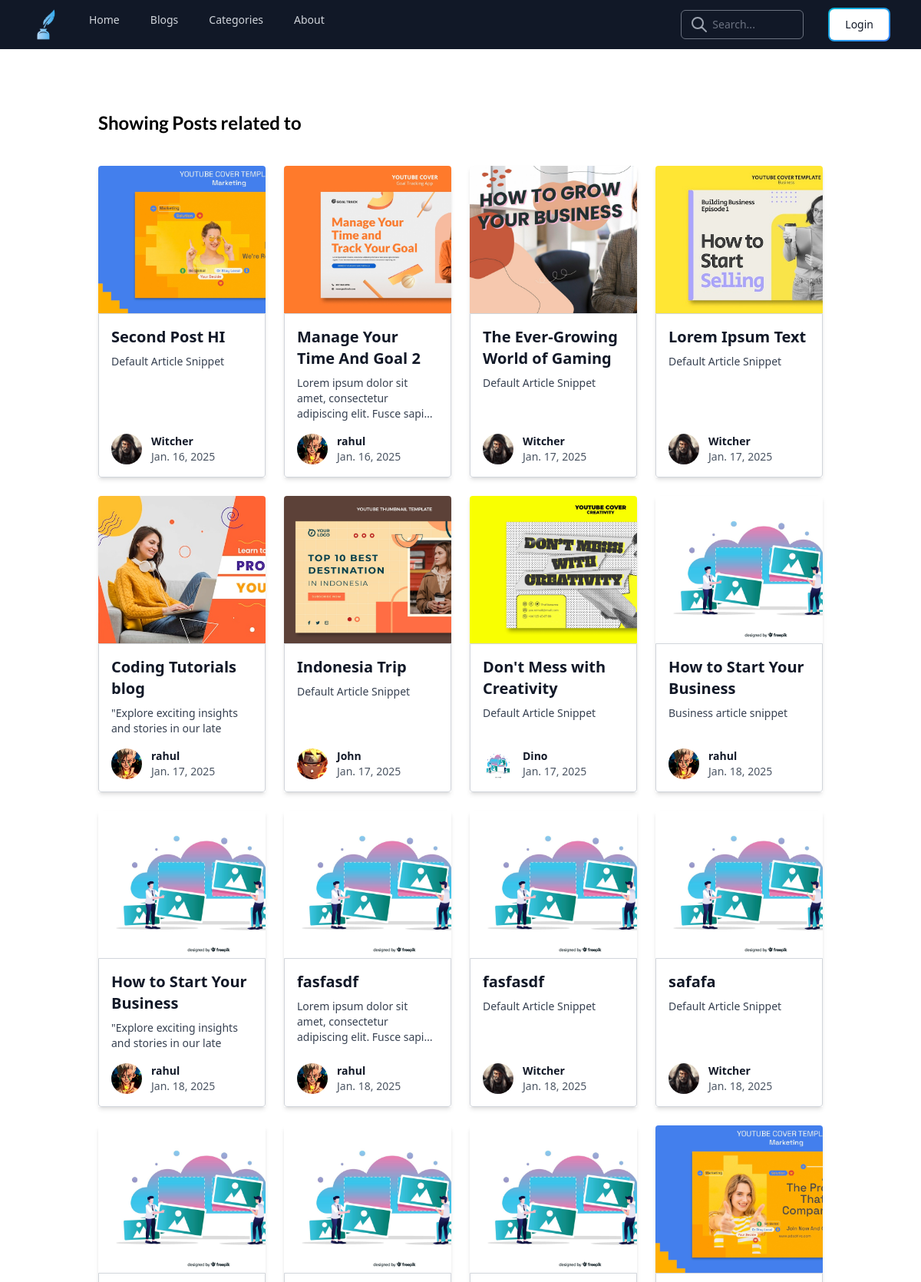
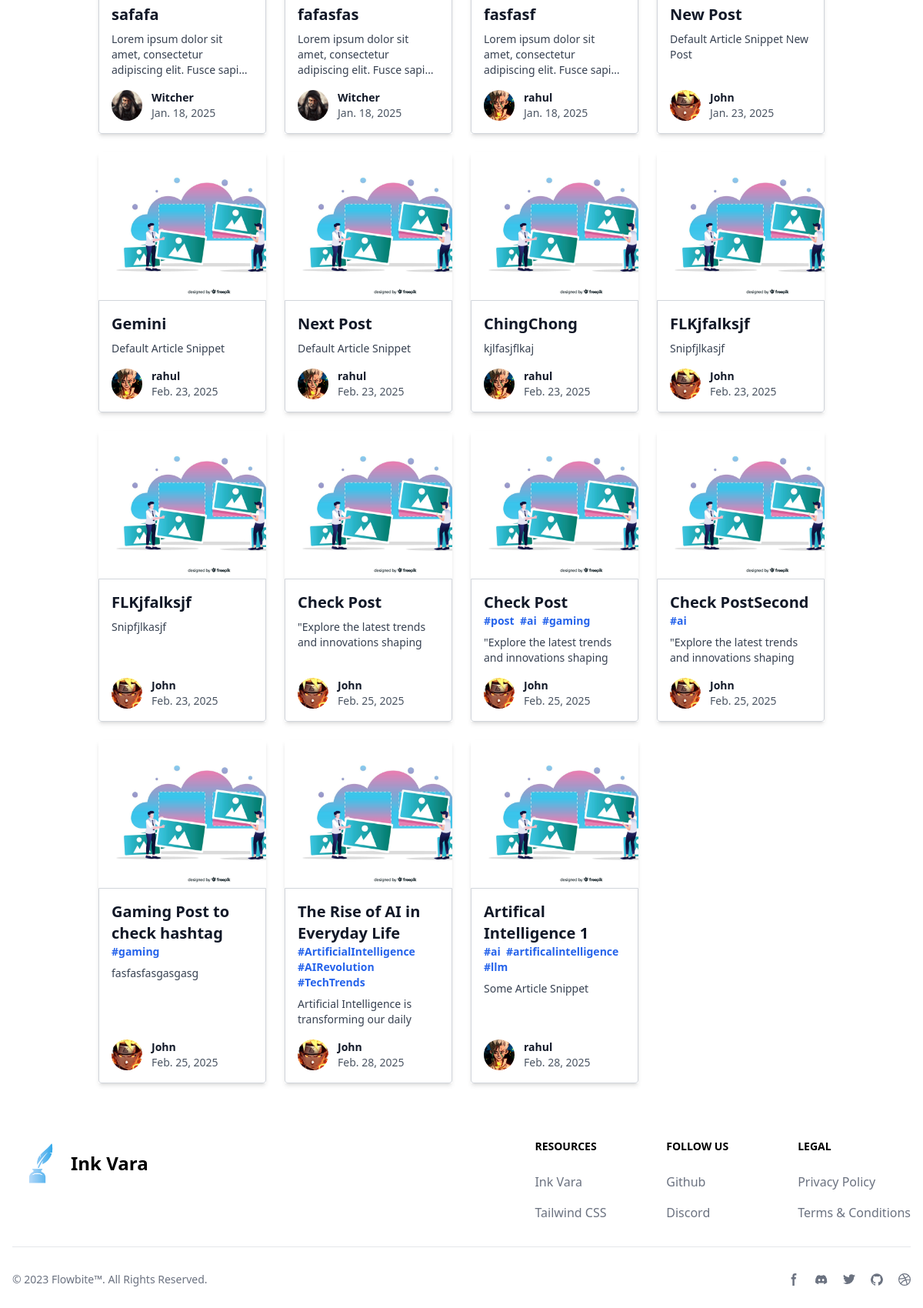
Screenshot of /searchresult/ with the database file from the repository (2 pictures, top to bottom).
### blogarea/models.py (models this page shows, shortened)
class Post(models.Model):
    choices = Category.objects.all().values_list('name','name')
    title = models.CharField(max_length=255)
    author = models.ForeignKey(User,on_delete=models.CASCADE,null=True,blank=True)
    post_date = models.DateField(auto_now_add=True)
    hashtags = models.TextField(max_length=200,null=True)
    category = models.CharField(choices=choices,max_length=255,default="Uncategorized")
    articleSnippet = models.CharField(max_length=50)
    thumbnail = models.ImageField(upload_to='thumbnail/',null=True,blank=True, default='thumbnail/thumbnail.jpg')
    like = models.ManyToManyField(User,related_name='blog_posts',null=True,blank=True)
    tags = models.ManyToManyField("Hashtag",related_name="posts",null=True,blank=True)
    body = RichTextField(blank=True,null=True)

class Profile(models.Model):
    user = models.OneToOneField(User,null=True,on_delete=models.CASCADE)
    bio = models.TextField()
    blogcaption = models.CharField(max_length=150,null=True,blank=True,default="Former Adventurer turned full-time Dad moonlighting as an author")
    profileImage = models.ImageField(upload_to='profile_pics',null=True,blank=True)
    profileBackground = models.ImageField(upload_to='profile_background',null=True,blank=True)
    twitter_link = models.URLField(max_length=200,null=True,blank=True,default="https://x.com/")
    instagram_link = models.URLField(max_length=200,null=True,blank=True,default="https://instagram.com/")
    youtube_link = models.URLField(max_length=200,null=True,blank=True,default="https://youtube.com/")
    contact = PhoneNumberField(blank=True, null=True)
    location = models.CharField(max_length=150,null=True,blank=True,default="Earth")
    occupation = models.CharField(max_length=50,null=True,blank=True,default="Occupation")
    industry = models.CharField(max_length=50,null=True,blank=True,default="Industry")
    position = models.CharField(max_length=50,null=True,blank=True,default="position")
    skills = models.TextField(null=True,blank=True,help_text="Enter your skills separated by commas")
    education = models.TextField(null=True,blank=True)

class Hashtag(models.Model):
    tag = models.CharField(max_length = 20,null=True,blank=True)
    post = models.ManyToManyField(Post,null=True,related_name='hashtag_posts')

### blogarea/views.py (the view)
# urls.py: path('searchresult/',views.searchresult,name="searchresult"),
def searchresult(request):
    if request.method == "GET":
        data = request.GET.get("q","")
        posts = Post.objects.filter(Q(title__icontains=data) |
                    Q(tags__tag__icontains=data) |
                    Q(author__username__icontains=data)).distinct()
        if not posts:
            return render(request,"searchresult.html",{"posts":Post.objects.all()[:5],"found":0,"values":str(data)})
        return render(request,"searchresult.html",{"posts":posts,"values":str(data),"found":1})
    else:
        return JsonResponse({"error":"Not a GET request"})

### blogarea/templates/searchresult.html (shortened to what this page needs)
<!DOCTYPE html>
{% load static tailwind_tags %}
<html lang="en">
  <head>
    {% tailwind_css %} {% load static %}
    <link
      href="https://unpkg.com/boxicons@2.1.4/css/boxicons.min.css"
      rel="stylesheet"
    />
  </head>
  <body class="min-h-screen flex flex-col">
    {% include 'nav.html'%}
    <div class="flex-1 px-5 md:px-32 py-10">
      <div>
        {% if not found %}
        <h1 class="text-xl">
          <span class="font-semibold text-red-600 underline">{{values}}</span>
          Not found
        </h1>
        <h1 class="text-2xl font-semibold my-10" style="font-family: lato">
          Instead Showing Top Posts
        </h1>
        {% else %}
        <h1 class="text-2xl font-semibold my-10" style="font-family: lato">
          Showing Posts related to {{values}}
        </h1>
        {% endif %}
      </div>
      <div
        id="cardContainer"
        class="w-full grid grid-cols-1 sm:grid-cols-2 md:grid-cols-3 lg:grid-cols-4 gap-6"
      >
        {% for post in posts%} {% include 'cards.html'%} {% endfor %}
      </div>
    </div>
    {% include 'footerCode.html'%}
  </body>
</html>

### blogarea/templates/cards.html
<div
  class="max-w-sm w-full shadow-md hover:scale-[1.05] transition-transform duration-300 flex flex-col"
>
  <div
    class="h-48 bg-cover rounded-t text-center overflow-hidden"
    style="background-image: url('{% if post.thumbnail %}{{ post.thumbnail.url }}{% else %}/media/thumbnail/thumbnail.jpg{% endif %}')"
    title="{{ post.title }}"
  ></div>
  <div
    class="blog-cards border border-gray-300 bg-white rounded-b p-4 flex flex-col justify-between flex-grow"
  >
    <div class="mb-4">
      <a href="{% url 'ArticleDetailView' post.id %}">
        <h3 class="text-gray-900 font-bold text-xl hover:text-cyan-600">
          {{ post.title }}
        </h3>
      </a>
      <p class="text-sm text-blue-600 font-semibold flex items-center mb-2">
        {% for tag in post.tags.all|slice:":3" %} #{{tag.tag}}&nbsp;
                {% endfor %}
      </p>
      <p class="text-gray-700 text-sm line-clamp-3">
        {{ post.articleSnippet }}
      </p>
    </div>
    <div class="flex items-center">
      <a
        href="{% url 'show_profile_page' post.author.profile.id %}"
        class="flex items-center"
      >
        <img
          class="w-10 h-10 rounded-full mr-3"
          src="{% if post.author.profile.profileImage %}{{ post.author.profile.profileImage.url }}{% else %}/media/thumbnail/thumbnail.jpg{% endif %}"
          alt="Author Image"
        />
        <div class="text-sm">
          <p class="text-gray-900 font-semibold">{{ post.author }}</p>
          <p class="text-gray-600">{{ post.post_date }}</p>
        </div>
      </a>
    </div>
  </div>
</div>

### rows the page displays
Post: thumbnail (picture), title "Second Post HI", articleSnippet "Default Article Snippet", author.profileImage (picture), author "Witcher", post_date "Jan. 16, 2025"
Post: thumbnail (picture), title "Manage Your Time And Goal 2", articleSnippet "Lorem ipsum dolor sit amet, consectetur adipiscing elit. Fusce…", author.profileImage (picture), author "rahul", post_date "Jan. 16, 2025"
Post: thumbnail (picture), title "The Ever-Growing World of Gaming", articleSnippet "Default Article Snippet", author.profileImage (picture), author "Witcher", post_date "Jan. 17, 2025"
Post: thumbnail (picture), title "Lorem Ipsum Text", articleSnippet "Default Article Snippet", author.profileImage (picture), author "Witcher", post_date "Jan. 17, 2025"
Post: thumbnail (picture), title "Coding Tutorials blog", articleSnippet "\"Explore exciting insights and stories in our late", author.profileImage (picture), author "rahul", post_date "Jan. 17, 2025"
Post: thumbnail (picture), title "Indonesia Trip", articleSnippet "Default Article Snippet", author.profileImage (picture), author "John", post_date "Jan. 17, 2025"
Post: thumbnail (picture), title "Don't Mess with Creativity", articleSnippet "Default Article Snippet", author "Dino", post_date "Jan. 17, 2025"
Post: title "How to Start Your Business", articleSnippet "Business article snippet", author.profileImage (picture), author "rahul", post_date "Jan. 18, 2025"
Post: title "How to Start Your Business", articleSnippet "\"Explore exciting insights and stories in our late", author.profileImage (picture), author "rahul", post_date "Jan. 18, 2025"
Post: title "fasfasdf", articleSnippet "Lorem ipsum dolor sit amet, consectetur adipiscing elit. Fusce…", author.profileImage (picture), author "rahul", post_date "Jan. 18, 2025"
Post: title "fasfasdf", articleSnippet "Default Article Snippet", author.profileImage (picture), author "Witcher", post_date "Jan. 18, 2025"
Post: title "safafa", articleSnippet "Default Article Snippet", author.profileImage (picture), author "Witcher", post_date "Jan. 18, 2025"
Post: title "safafa", articleSnippet "Lorem ipsum dolor sit amet, consectetur adipiscing elit. Fusce…", author.profileImage (picture), author "Witcher", post_date "Jan. 18, 2025"
Post: title "fafasfas", articleSnippet "Lorem ipsum dolor sit amet, consectetur adipiscing elit. Fusce…", author.profileImage (picture), author "Witcher", post_date "Jan. 18, 2025"
Post: title "fasfasf", articleSnippet "Lorem ipsum dolor sit amet, consectetur adipiscing elit. Fusce…", author.profileImage (picture), author "rahul", post_date "Jan. 18, 2025"
Post: thumbnail (picture), title "New Post", articleSnippet "Default Article Snippet New Post", author.profileImage (picture), author "John", post_date "Jan. 23, 2025"
Post: thumbnail (picture), title "Gemini", articleSnippet "Default Article Snippet", author.profileImage (picture), author "rahul", post_date "Feb. 23, 2025"
Post: thumbnail (picture), title "Next Post", articleSnippet "Default Article Snippet", author.profileImage (picture), author "rahul", post_date "Feb. 23, 2025"
Post: thumbnail (picture), title "ChingChong", articleSnippet "kjlfasjflkaj", author.profileImage (picture), author "rahul", post_date "Feb. 23, 2025"
Post: thumbnail (picture), title "FLKjfalksjf", articleSnippet "Snipfjlkasjf", author.profileImage (picture), author "John", post_date "Feb. 23, 2025"
Post: thumbnail (picture), title "FLKjfalksjf", articleSnippet "Snipfjlkasjf", author.profileImage (picture), author "John", post_date "Feb. 23, 2025"
Post: thumbnail (picture), title "Check Post", articleSnippet "\"Explore the latest trends and innovations shaping", author.profileImage (picture), author "John", post_date "Feb. 25, 2025"
Post: thumbnail (picture), title "Check Post", articleSnippet "\"Explore the latest trends and innovations shaping", author.profileImage (picture), author "John", post_date "Feb. 25, 2025"
Hashtag: tag "post"
Hashtag: tag "ai"
Hashtag: tag "gaming"
Post: thumbnail (picture), title "Check PostSecond", articleSnippet "\"Explore the latest trends and innovations shaping", author.profileImage (picture), author "John", post_date "Feb. 25, 2025"
Post: thumbnail (picture), title "Gaming Post to check hashtag", articleSnippet "fasfasfasgasgasg", author.profileImage (picture), author "John", post_date "Feb. 25, 2025"
Post: thumbnail (picture), title "The Rise of AI in Everyday Life", articleSnippet "Artificial Intelligence is transforming our daily", author.profileImage (picture), author "John", post_date "Feb. 28, 2025"
Hashtag: tag "ArtificialIntelligence"
Hashtag: tag "AIRevolution"
Hashtag: tag "TechTrends"
Post: thumbnail (picture), title "Artifical Intelligence 1", articleSnippet "Some Article Snippet", author.profileImage (picture), author "rahul", post_date "Feb. 28, 2025"
Hashtag: tag "artificalintelligence"
Hashtag: tag "llm"
